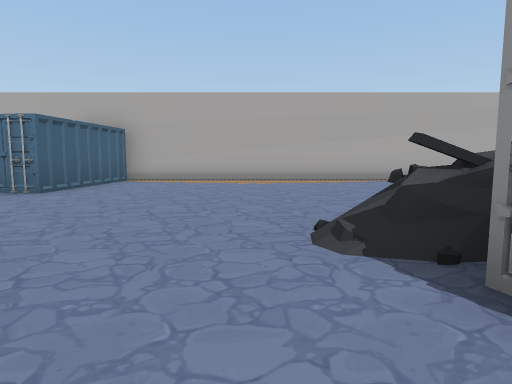
[1] (above)

20 first-person views from a walk through a Unity game level. The camera is 1.2 m above the floor, tilts 6° down and sees 75° across. The floor is counted in squares, 2 m on a side. Each view is taken from the middle of a square. On the plan, view 1 faces up. The plan holds only what a view shows up to about 10 squares ahead; the rest is blank. The place goes on beyond the plan.

[2]
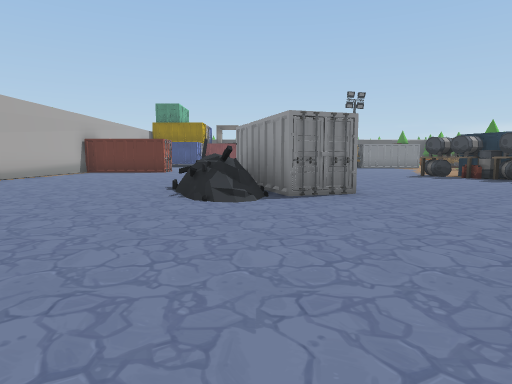

[3]
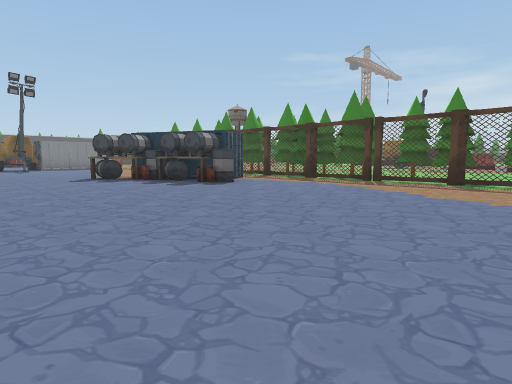

[4]
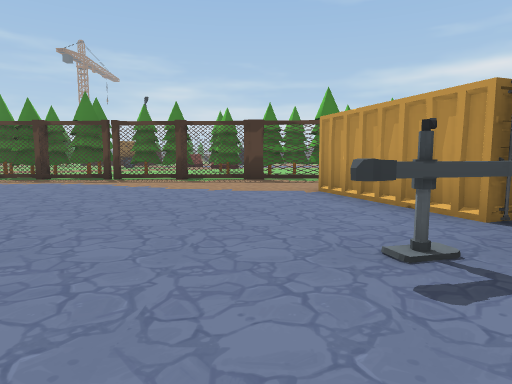

[5]
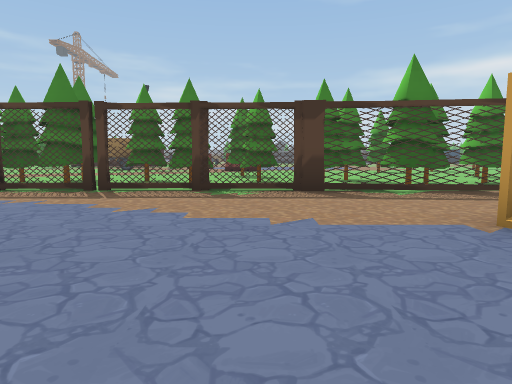

[6]
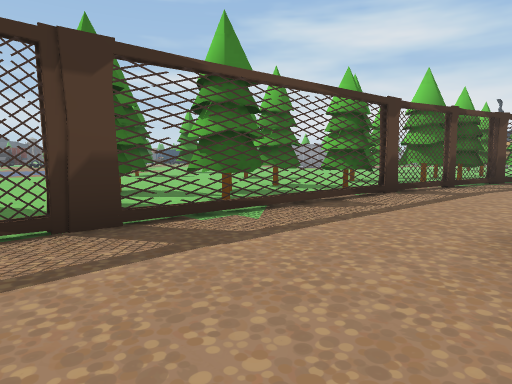

[7]
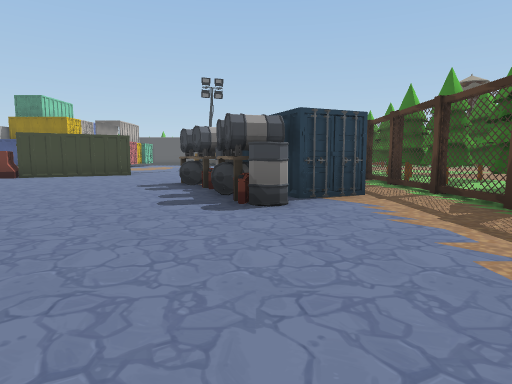

[8]
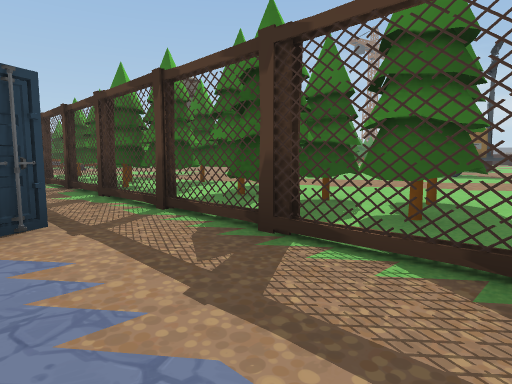

[9]
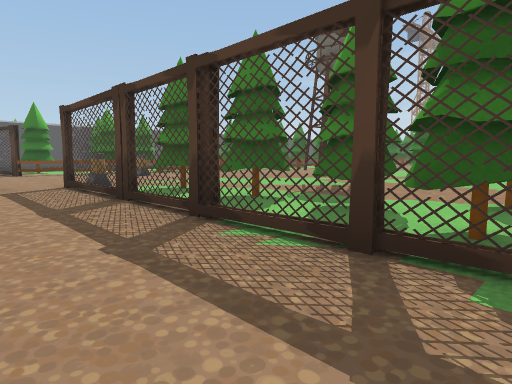

[10]
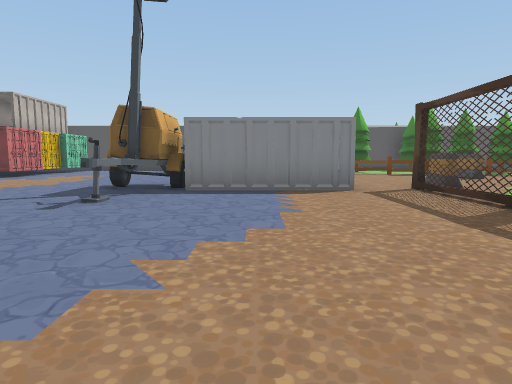

[11]
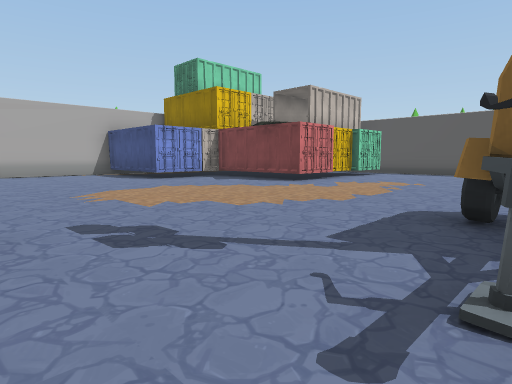

[12]
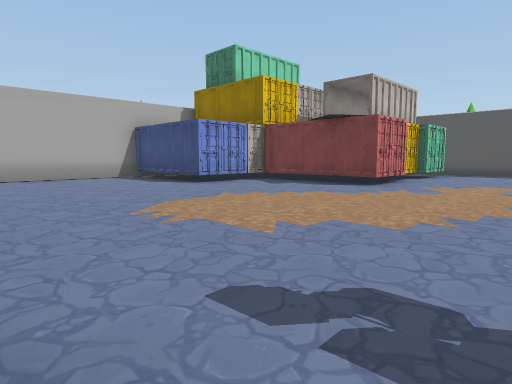

[13]
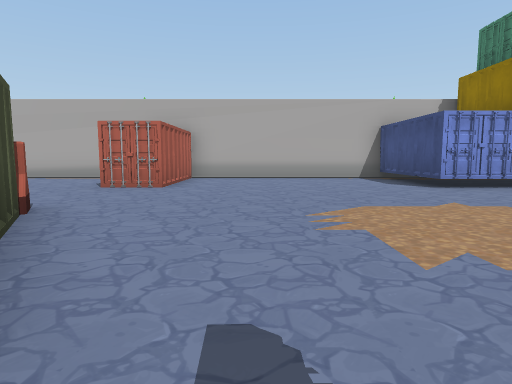

[14]
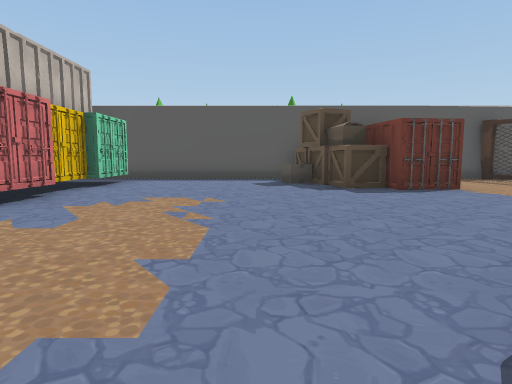

[15]
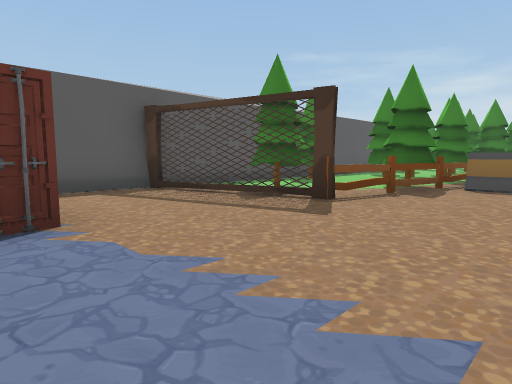

[16]
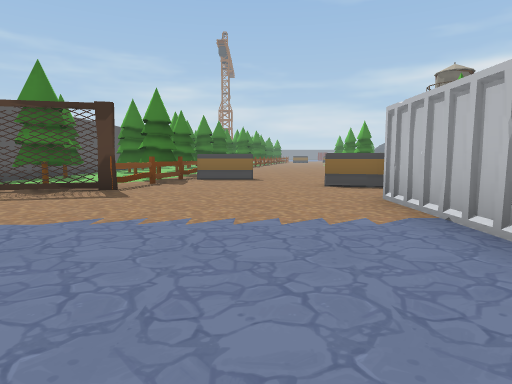

[17]
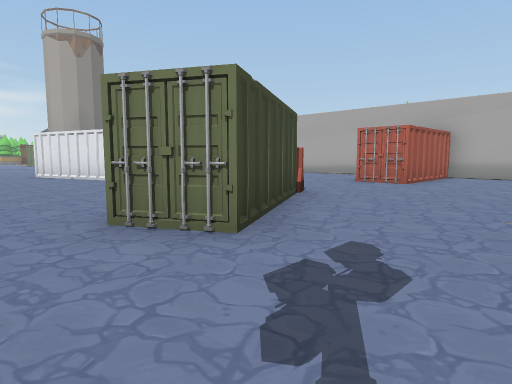

[18]
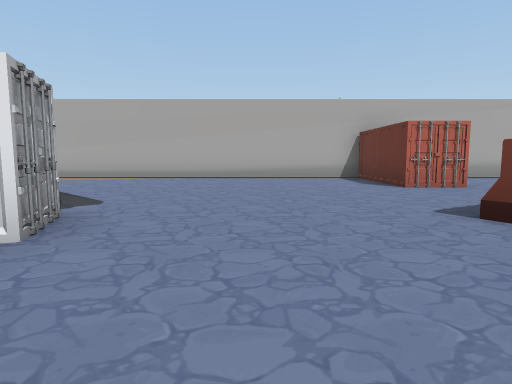

[19]
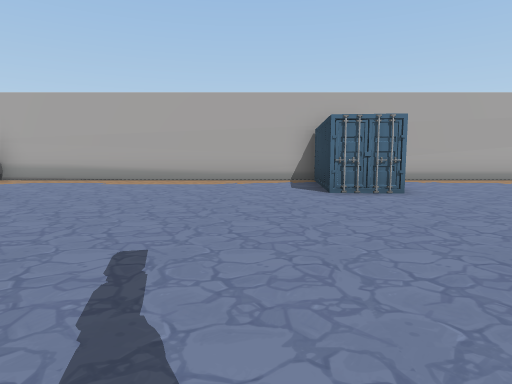

[20]
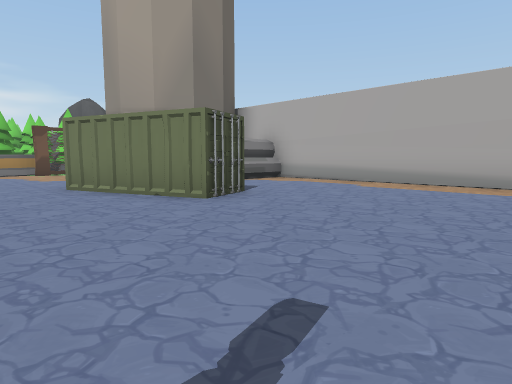

### Floor plan
Key: @ floor where view 1 was taken; # wall or solid block; . main floor; : floor 0.5 m higher than the main floor; = window, fence, low wall or low ledge; T thing the floor can be seen under or through; O other object.
Columns run from 13 left of view 1 to 23 right of it. Each row starts with its distance up from view 1.
  9 ##############################
  8 #........O............OO.....O
  7 #.....................OO.....O
  6   .......O............OO.....OO:
  5    ............................O
  4   OO...........................O
  3 OO............=##.....O........O    #
  2 ..............OOOO....O........OO.OO#
  1    ...........OOOO....OO............#
  0        . ....@.........OO...........#
 -1       OOOO.............O............#
 -2         O..........................##
 -3         O................####.....##
 -4         O..........OO .....OO....OO
 -5          O......OOOOO......OO.......
 -6  #...............OOO.......OO.......#
 -7  OOOO...............................#
 -8 OOOO.OO#OTTTT=TTT#######=TTT.....OO.#
 -9  .OOO.OOOOO.OO.OOOOOOOOOOOOOO...O.OO#
-10   ....OOOO.OO.OOOOO OOOOOO.......OO##
-11    .....OO.....O... OO........OOOO.O#
-12     O......O. ..........O.......O..OO
-13      ......OO  .........O...     OO.
-14       .. ..    ............     OOO

Positions as (right, up) in squares from view 1, and headings:
1: (0, 0), facing up
2: (-4, 2), facing right
3: (-3, 0), facing down-right
4: (-3, 1), facing down
5: (-2, -2), facing down
6: (-2, -5), facing down-left
7: (-1, -5), facing right
8: (1, -6), facing down-right
9: (7, -6), facing down-right
10: (8, -5), facing right
11: (11, -3), facing up-right
12: (11, -1), facing up-right
13: (12, -1), facing up
14: (14, -1), facing right
15: (17, -4), facing down-right
16: (17, -2), facing down
17: (13, -2), facing up-left
18: (6, -1), facing up
19: (-6, 0), facing up
20: (-6, 1), facing up-left
